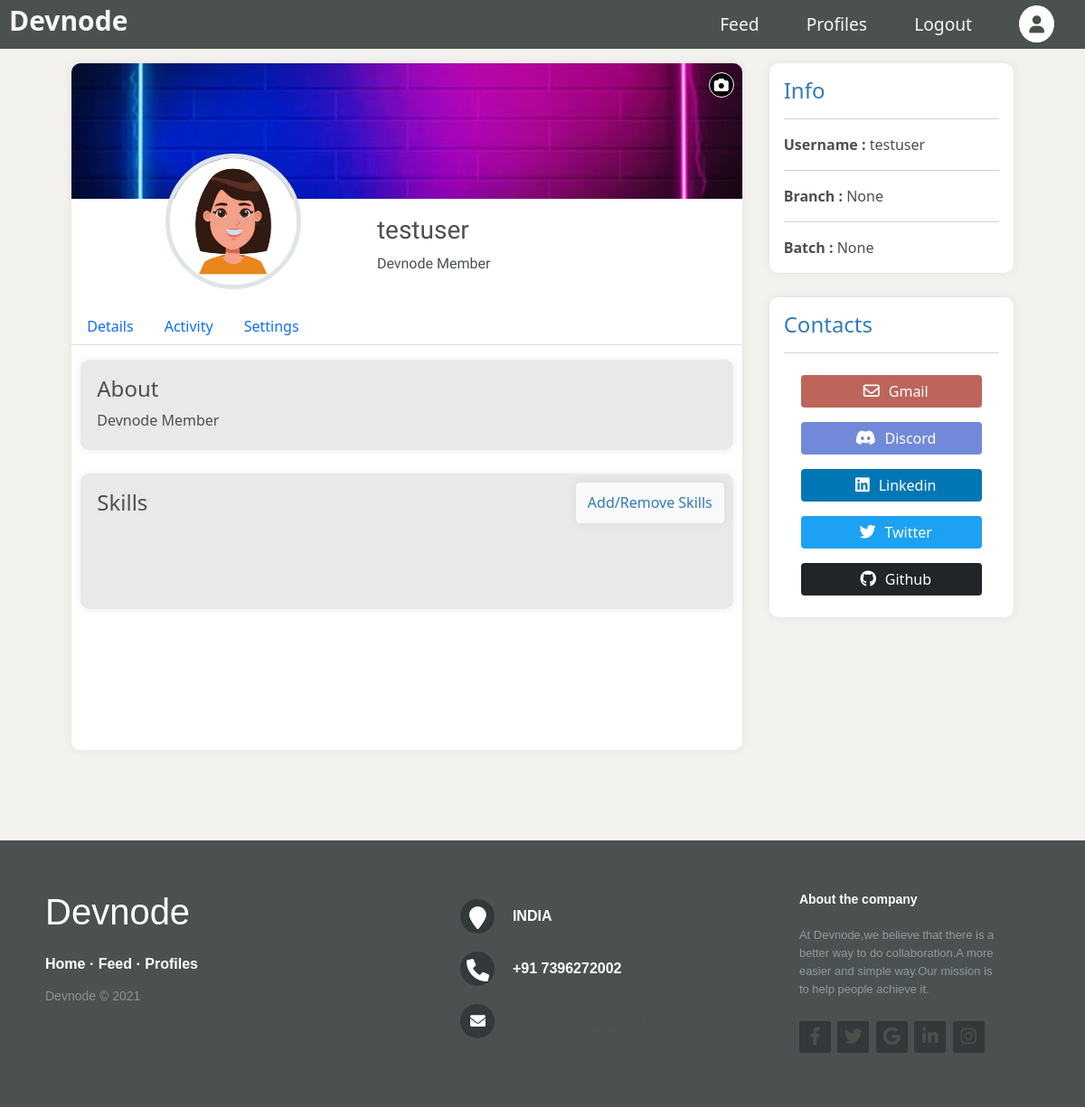
/userProfile/ (signed in), run on the app's committed database.
### devnode/models.py (models this page shows, shortened)
class User(db.Model, UserMixin):
    id = db.Column(db.Integer, primary_key=True)
    username = db.Column(db.String(20), unique=True, nullable=False)
    email = db.Column(db.String(80), unique=True, nullable=False)
    profile_image_file = db.Column(db.String(20), nullable=False, default='default_profile_pic.jpg')
    cover_image_file = db.Column(db.String(20), nullable=False, default='default_cover_pic.jpg')
    password = db.Column(db.String(60), nullable=False)
    confirmed = db.Column(db.Boolean, nullable=False, default=False)
    about = db.Column(db.Text, nullable=False, default='Devnode Member')
    designation = db.Column(db.String(100), nullable=False, default='Devnode Member')
    branch = db.Column(db.String(100), default=None)
    year = db.Column(db.Integer,default=None)
    discord_id = db.Column(db.String(120), unique=True)
    twitter_id = db.Column(db.String(120), unique=True)
    github_id = db.Column(db.String(120), unique=True)
    linkedin_id = db.Column(db.String(120), unique=True)
    skills = db.relationship('Skill', secondary=association_table, lazy='subquery',
        backref=db.backref('users_associated', lazy=True))
    posts = db.relationship('Post', backref='author', lazy=True)

### devnode/routes.py (the view, shortened to what this page needs)
@login_required
@app.route('/userProfile/', methods=['GET', 'POST'])
def user_profile():
    user_skills = current_user.skills
    if current_user.is_authenticated and not current_user.confirmed:
        return redirect(url_for('unconfirmed'))
    add_skill_form = AddSkill()
    form = UpdateAccountForm()
    if form.validate_on_submit():
        current_user.username = form.username.data
        current_user.email = form.email.data
        current_user.about = form.about.data
        current_user.designation = form.designation.data
        current_user.branch = form.branch.data
        current_user.year = form.year.data
        current_user.twitter_id = form.twitter_id.data
        current_user.linkedin_id = form.linkedin_id.data
        current_user.github_id = form.github_id.data
        current_user.discord_id = form.discord_id.data
        db.session.commit()
        flash('Your account has been updated', 'success')
        return redirect(url_for('user_profile'))
    elif request.method == 'GET':
        form.username.data = current_user.username
        form.email.data = current_user.email
        form.about.data = current_user.about
        form.designation.data = current_user.designation
        if current_user.branch !=None:
            form.branch.data = current_user.branch
        if current_user.year !=None:
            form.year.data = current_user.year
        form.twitter_id.data = current_user.twitter_id
        form.linkedin_id.data = current_user.linkedin_id
        form.github_id.data = current_user.github_id
        form.discord_id.data = current_user.discord_id
    profile_form = UpdateProfilePicture()
    cover_form = UpdateCoverPicture()
    profile_image_file = url_for('static', filename= 'profile_pics/' + current_user.profile_image_file )
    cover_image_file = url_for('static', filename= 'cover_pics/' + current_user.cover_image_file )
    return render_template('userProfile.html', title='Account', form=form, profile_form=profile_form, cover_form=cover_form, profile_image_file=profile_image_file, cover_image_file=cover_image_file, add_skill_form=add_skill_form, user_skills=user_skills)

### devnode/models.py (called while the page is built)
@login_manager.user_loader
def load_user(user_id):
    return User.query.get(int(user_id))

### devnode/templates/userProfile.html (shortened to what this page needs)
{% extends "layout.html" %}
{% block css %}
<link rel="stylesheet" href="https://cdn.jsdelivr.net/npm/bootstrap@5.1.3/dist/css/bootstrap.min.css"
>
<link rel="stylesheet" href="https://cdnjs.cloudflare.com/ajax/libs/font-awesome/6.0.0-beta2/css/all.min.css">
<link rel="stylesheet" href="{{ url_for('static', filename= 'css/userProfile.css') }}">
<link rel="stylesheet" href="{{ url_for('static', filename= 'css/nav.css') }}">
{% endblock css %}
{% block navigation %}
<div id="nav">
    <nav>
        <div class="logo">
            <h3 class="logoName">Devnode</h3>
        </div>
        <div class="menu" id="menuList">
            <ul>
                <li><a href="{{url_for('feed')}}">Feed</a></li>
                <li><a href="{{ url_for('profiles') }}">Profiles</a></li>
                {% if current_user.is_authenticated %}
                <li><a href="{{ url_for('logout') }}">Logout</a></li>
                <li><a href="{{url_for('user_profile')}}"><i class="fas fa-user" id="user"></i></a></li>
                {% else %}
                <li><a href="{{ url_for('login') }}">Login</a></li>
                <a href="{{ url_for('signup') }}" class="btn btn-outline-light signupTop">Signup</a>
                {% endif %}
            </ul>
        </div>
    </nav>
</div>
{% endblock navigation %}
{% block content %}
<div class="wrapper">
    <div class="left">
        <div class="coverPic">
            <i class="fas fa-camera" data-bs-toggle="modal" data-bs-target="#coverPic"></i>
            <img src="{{ cover_image_file }}"
                alt="" srcset="">
        </div>
        <div class="profilePicWrapper">
            <div class="profilePic" data-bs-toggle="modal" data-bs-target="#profilePic">
                <img src="{{ profile_image_file }}"
                    alt="" srcset="">
            </div>
            <div class="nameBox">
                <h3>{{ current_user.username }}</h3>
                <p>{{ current_user.designation }}</p>
            </div>
        </div>
        <div class="mainBox">
            <ul class="nav nav-tabs">
                <li class="nav-item">
                    <a class="nav-link " href="#details" id="detailsLink">Details</a>
                </li>
                <li class="nav-item">
                    <a class="nav-link" href="#activity" id="activityLink">Activity</a>
                </li>
                <li class="nav-item">
                    <a class="nav-link" href="#settngs" id="settingsLink">Settings</a>
                </li>
            </ul>
            <div class="mainBoxTabs">
                <div class="details">
                    <div class="about my-3">
                        <h4 class="m-2">About</h4>
                        <p class="m-2">{{ current_user.about }}</p>
                    </div>
                    <div class="skills">
                        <div class="skillsHeader">
                            <h4 class="m-2">Skills</h4>
                            <button type="button" data-bs-toggle="modal" data-bs-target="#staticBackdrop"
                                class="btn btn-light">Add/Remove Skills</button>
                        </div>
                    </div>
                </div>
            </div>
        </div>
    </div>
    <div class="right">
        <div class="info p-3">
            <h4>Info</h4>
            <hr>
            <strong>Username : </strong><span>{{ current_user.username }}</span>
            <hr>
            <strong>Branch : </strong><span>{{ current_user.branch }}</span>
            <hr>
            <strong>Batch : </strong><span>{{ current_user.year }}</span>
        </div>
        <div class="contacts p-3">
            <h4>Contacts</h4>
            <hr>
            <div class="contactlinks">
                <a href="mailto:{{current_user.email}}" target="blank"><button class="btn btn-dark my-2 mail"><i
                            class="far fa-envelope"></i>Gmail</button></a>
                <a href="https://discord.com/{{current_user.discord_id}}" target="blank"><button
                        class="btn btn-dark  my-2 discord"><i class="fab fa-discord"></i>Discord</button></a>
                <a href="https://linkedin.com/in/{{current_user.linkedin_id}}" target="blank"><button
                        class="btn btn-dark  my-2 linkedin"><i class="fab fa-linkedin"></i>Linkedin</button></a>
                <a href="https://twitter.com/{{current_user.twitter_id}}" target="blank"><button
                        class="btn btn-dark  my-2 twitter"><i class="fab fa-twitter"></i>Twitter</button></a>
                <a href="https://github.com/{{current_user.github_id}}" target="blank"><button
                        class="btn btn-dark  my-2 github"><i class="fab fa-github"></i>Github</button></a>
            </div>
        </div>
    </div>
</div>
</body>
{% endblock content %}

### devnode/static/css/userProfile.css (style rules this page uses)
* { margin: 0; padding: 0; box-sizing: border-box; color: #4a514a; }
body { display: flex; flex-direction: column; background-color: rgb(243 242 239); align-items: center; justify-content: center; min-height: 100vh; }
#nav { width: 100%; height: 50px; background-color:#1e201ecd; position: fixed; top: 0; z-index: 30; }
#user { display: inline-block; color: #4a514a; background-color: white; padding: 10px; border: 1px solid white; border-radius: 100%; }
.wrapper { margin-top: 70px !important; display: grid; grid-template-columns: minmax(400px, 20fr) minmax(270px, 7fr); min-height: 95vh; margin: 20px; }
.left { background-color: white; border-radius: 10px; margin-right: 30px; box-shadow: 0 0 10px 2px rgba(0, 0, 0, 0.05); overflow: hidden; }
.right { display: flex; flex-direction: column; }
.info { background-color: white; width: 100%; box-shadow: 0 0 10px 2px rgba(0, 0, 0, 0.05); border-radius: 10px; margin-bottom: 10%; }
.contacts { background-color: white; width: 100%; min-height: 45%; border-radius: 10px; box-shadow: 0 0 10px 2px rgba(0, 0, 0, 0.05); }
.coverPic { position: relative; height: 150px; background-color:#a1acb6 !important; }
.coverPic i { cursor: pointer; position: absolute; color: white; left: 95%; margin-top: 10px; border: 1px solid #f8f9fa; background-color: black; border-radius:50%; padding: 5px; }
.coverPic img { height: 150px; width: 100%; object-fit: cover; }
.profilePicWrapper { position: relative; top: -50px; min-height: 150px; display: flex; flex-wrap: wrap; justify-content: space-evenly; }
.profilePic { width: 150px; height: 150px; border-radius: 50%; cursor: pointer; }
.profilePic img { height: 100%; width: 100%; border-radius: 50%; object-fit: contain; border: 5px solid #e0e4e4; }
.nameBox { margin-left: -20px !important; font-family: "Baloo Tamma 2", cursive; width: 300px; display: flex; flex-direction: column; justify-content: end; }
.mainBox { position: relative; top: -30px; height: 100%; }
.details { height: 100%; width: 100%; display: flex; flex-direction: column; }
.about { background-color: #e9e9e9; min-height: 100px; margin: 10px; border-radius: 10px; box-shadow: 0 0 10px 2px rgba(0, 0, 0, 0.05); padding: 10px; }
.skills { background-color: #e9e9e9; min-height: 150px; margin: 10px; border-radius: 10px; box-shadow: 0 0 10px 2px rgba(0, 0, 0, 0.05); padding: 10px; }
.skillsHeader { display: flex; justify-content: space-between; }
.skillsHeader .btn { box-shadow: 0 0 10px 2px rgba(0, 0, 0, 0.05); color: #337ab7; }
.right h4 { color: #337ab7; }
.contacts i { color: white; font-size: large; padding: 0 10px; }
.contactlinks { display: flex; flex-direction: column; align-items: center; }
.contacts button { width: 200px; border: none; }
.contacts .mail { background-color: #bd655b; }
.contacts .discord { background-color: #7289da; }
.contacts .twitter { background-color: #1da1f2; }
.contacts .linkedin { background-color: #0077b5; }

### devnode/static/css/nav.css (style rules this page uses)
nav { position:static; display: flex; justify-content: space-between; align-items: center; background-color:#4A5150; padding: 0.3rem 10px; }
nav .logo { color:#f7f7f7; display: flex; }
nav .logoName { color: #f7f7f7; font-weight: 600; font-size: 30px; cursor: pointer; }
nav ul { list-style: none; margin: 0; }
nav li { display: inline; padding: 0 1.5rem; }
nav a { color: #f7f7f7; font-size: 1.2rem; text-decoration: none; }
#nav { width: 100%; height: 50px; background-color:#1e201ecd; position: fixed; top: 0; z-index: 30; }
#user { display: inline-block; color: #4a514a; background-color: white; padding: 10px; border: 1px solid white; border-radius: 100%; }

### data on the page
User: username "testuser", designation "Devnode Member", about "Devnode Member", branch "None", year "None"
